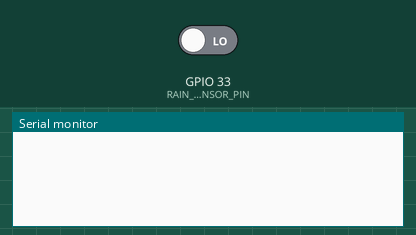
Recording of a sketch running on a simulated ESP32. Shown: the last lines printed to the serial monitor. Inputs (shaded band) come from the test bench; at power-on: GPIO 33 (RAIN_SENSOR_PIN) LOW.

Above: at 2.8 s.
2.9 s: GPIO 33 (RAIN_SENSOR_PIN) driven HIGH
At 3.9 s:
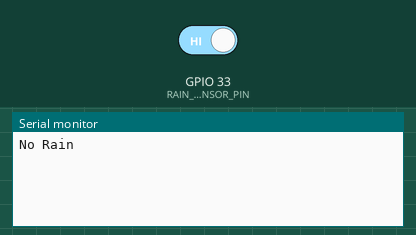
4.5 s: GPIO 33 (RAIN_SENSOR_PIN) driven LOW
At 5.4 s:
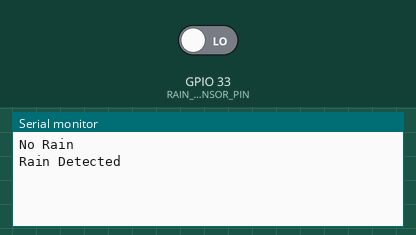

Measured:
- after the input at 2.9 s, the serial monitor: prints a new line after 0.10 s (image 1)
- after the input at 4.5 s, the serial monitor: prints a new line after 0.50 s (image 2)

The sketch:

rain_sensor.ino
```cpp
#include <Arduino.h>

// Define the GPIO pin connected to the rain sensor.
int RAIN_SENSOR_PIN = 33; // Change this to the actual pin you are using

// Variable to store the previous state of the rain sensor.
int prevRainState = LOW;

void setup() {
  // Initialize the serial port.
  Serial.begin(115200);

  // Set the rain sensor pin as an input.
  pinMode(RAIN_SENSOR_PIN, INPUT);
}

void loop() {
  // Read the value of the rain sensor pin.
  int rainState = digitalRead(RAIN_SENSOR_PIN);

  // Check if the state has changed.
  if (rainState != prevRainState) {
    // Update the previous state.
    prevRainState = rainState;

    // Print the state of the rain sensor.
    if (rainState == HIGH) {
      Serial.println("No Rain");
    } else {
      Serial.println("Rain Detected");
    }
  }

  // You can add a delay between readings if needed.
  delay(1000);
}
```
